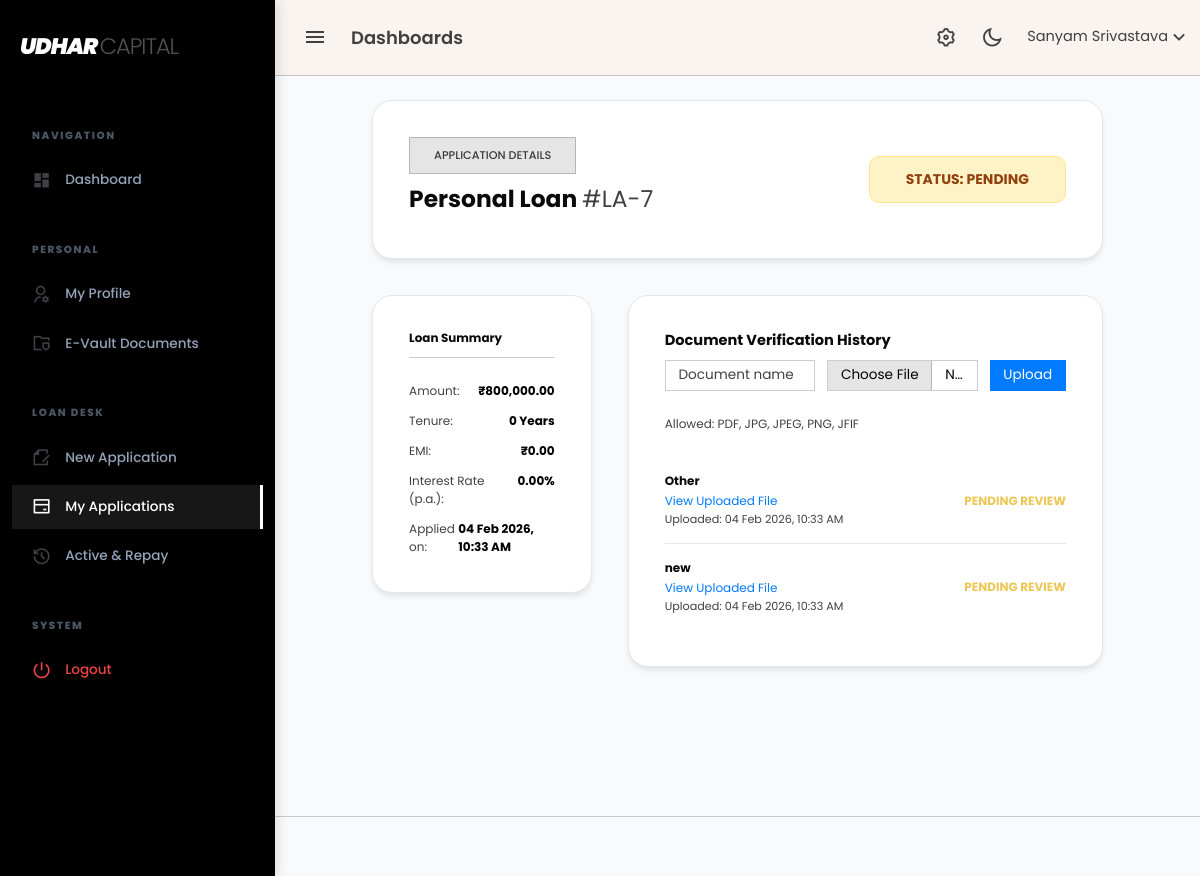
Page /customer/view-application-detail.php?id=7 (signed in) on the earlier database version.
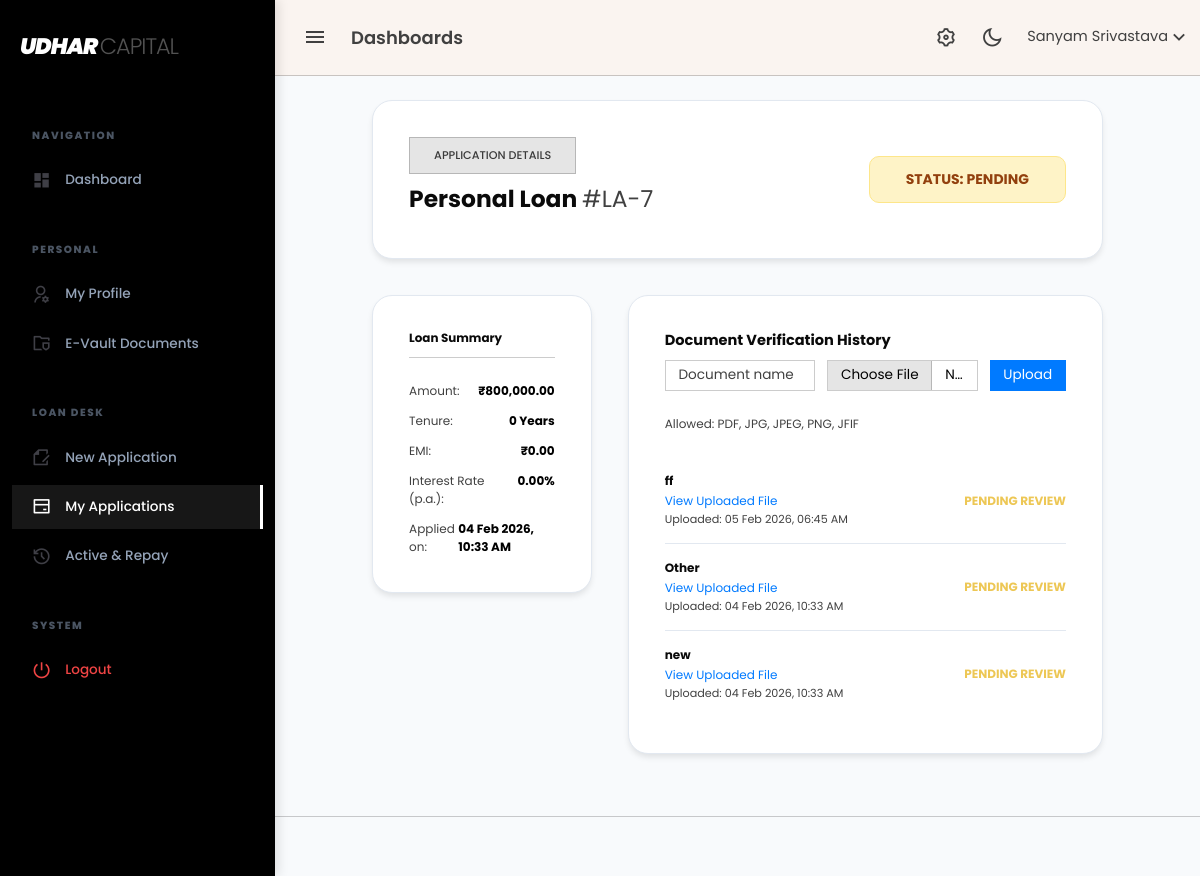
Same page on the later database version.
### tables this page shows
CREATE TABLE `loan_applications` (
  `id` bigint(20) UNSIGNED NOT NULL,
  `customer_id` bigint(20) UNSIGNED NOT NULL,
  `service_id` bigint(20) UNSIGNED NOT NULL,
  `assigned_staff_id` bigint(20) UNSIGNED DEFAULT NULL,
  `assigned_by` bigint(20) UNSIGNED DEFAULT NULL,
  `assigned_at` timestamp NULL DEFAULT NULL,
  `interest_rate` decimal(5,2) NOT NULL DEFAULT 0.00,
  `requested_amount` decimal(15,2) NOT NULL,
  `tenure_years` int(11) NOT NULL,
  `emi_amount` decimal(15,2) NOT NULL,
  `status` enum('pending','approved','rejected','disbursed') DEFAULT 'pending',
  `created_at` timestamp NOT NULL DEFAULT current_timestamp(),
  `rejection_note` text DEFAULT NULL
);

CREATE TABLE `services` (
  `id` bigint(20) UNSIGNED NOT NULL,
  `category_id` bigint(20) UNSIGNED NOT NULL,
  `sub_category_id` bigint(20) UNSIGNED NOT NULL,
  `service_name` varchar(255) NOT NULL,
  `title` varchar(255) NOT NULL,
  `slug` varchar(255) NOT NULL,
  `short_description` text DEFAULT NULL,
  `long_description` longtext DEFAULT NULL,
  `hero_image` varchar(255) DEFAULT NULL,
  `created_at` timestamp NULL DEFAULT current_timestamp(),
  `updated_at` timestamp NULL DEFAULT current_timestamp() ON UPDATE current_timestamp()
);

CREATE TABLE `loan_application_docs` (
  `id` bigint(20) UNSIGNED NOT NULL,
  `loan_application_id` bigint(20) UNSIGNED NOT NULL,
  `doc_name` varchar(255) NOT NULL,
  `doc_path` varchar(255) NOT NULL,
  `created_at` timestamp NOT NULL DEFAULT current_timestamp(),
  `status` enum('pending','verified','rejected') DEFAULT 'pending',
  `rejection_reason` text DEFAULT NULL
);

### customer/view-application-detail.php (the view, shortened to what this page needs)
<?php
include 'header.php';
$loan_id = (int)$_GET['id'];
$customer_id = $_SESSION['customer_id'];
$query = "SELECT la.*, s.service_name FROM loan_applications la
          JOIN services s ON la.service_id = s.id
          WHERE la.id = $loan_id AND la.customer_id = $customer_id";
$res = mysqli_query($conn, $query);
$loan = mysqli_fetch_assoc($res);
$docQuery = "SELECT * FROM loan_application_docs WHERE loan_application_id = $loan_id ORDER BY created_at DESC";
$docs = mysqli_query($conn, $docQuery);
include 'topbar.php';
include 'sidebar.php';
?>
<div class="content-page">
    <div class="container-fluid">
        <div class="row justify-content-center">
            <div class="col-lg-10">
                <div class="card-modern p-4 mb-4">
                    <div class="row align-items-center">
                        <div class="col-md-8">
                            <span class="badge bg-light text-muted border px-3 py-2 mb-2">APPLICATION DETAILS</span>
                            <h3 class="fw-bold text-dark"><?= htmlspecialchars($loan['service_name']) ?> <span class="text-muted fw-normal">#LA-<?= $loan_id ?></span></h3>
                        </div>
                        <div class="col-md-4 text-md-end">
                            <?php
                                $statusClass = 'pending';
                            ?>
                            <div class="status-badge-<?= $statusClass ?> d-inline-block px-4 py-2 fw-bold">
                                STATUS: <?= strtoupper($loan['status']) ?>
                            </div>
                        </div>
                    </div>
                </div>
                <div class="row g-4">
                    <div class="col-lg-4">
                        <div class="card-modern p-4">
                            <h6 class="fw-bold text-dark border-bottom pb-2 mb-3">Loan Summary</h6>
                            <div class="d-flex justify-content-between mb-2">
                                <span class="text-muted small">Amount:</span>
                                <span class="fw-bold small">&#8377;<?= number_format($loan['requested_amount'], 2) ?></span>
                            </div>
                            <div class="d-flex justify-content-between mb-2">
                                <span class="text-muted small">Tenure:</span>
                                <span class="fw-bold small"><?= $loan['tenure_years'] ?? 'N/A' ?> Years</span>
                            </div>
                            <div class="d-flex justify-content-between mb-2">
                                <span class="text-muted small">EMI:</span>
                                <span class="fw-bold small">&#8377;<?= number_format($loan['emi_amount'], 2) ?></span>
                            </div>
                            <div class="d-flex justify-content-between mb-2">
                                <span class="text-muted small">Interest Rate (p.a.):</span>
                                <span class="fw-bold small"><?= number_format((float)$loan['interest_rate'], 2) ?>%</span>
                            </div>
                            <div class="d-flex justify-content-between">
                                <span class="text-muted small">Applied on:</span>
                                <span class="fw-bold small"><?= date('d M Y, h:i A', strtotime($loan['created_at'])) ?></span>
                            </div>
                        </div>
                    </div>
                    <div class="col-lg-8">
                        <div class="card-modern p-4">
                            <div class="d-flex align-items-center justify-content-between flex-wrap gap-2 mb-3">
                                <h5 class="fw-bold text-dark mb-0">Document Verification History</h5>
                                <?php if ($loan['status'] !== 'disbursed'): ?>
                                    <form action="db/get_documents.php?action=upload" method="POST" enctype="multipart/form-data" class="d-flex gap-2 align-items-center">
                                        <input type="text" name="doc_name" class="form-control form-control-sm" placeholder="Document name" required>
                                        <input type="file" name="doc_file" class="form-control form-control-sm" required>
                                        <button type="submit" class="btn btn-sm btn-primary">Upload</button>
                                    </form>
                                <?php endif; ?>
                            </div>
                            <div class="small text-muted mb-3">Allowed: PDF, JPG, JPEG, PNG, JFIF</div>
                            <?php if(mysqli_num_rows($docs) > 0): ?>
                                <?php while($d = mysqli_fetch_assoc($docs)): ?>
                                    <div class="doc-row">
                                        <div class="row align-items-center">
                                            <div class="col-md-7">
                                                <div class="fw-bold text-dark small"><?= htmlspecialchars($d['doc_name']) ?></div>
                                                <a href="../<?= $d['doc_path'] ?>" target="_blank" class="text-decoration-none small text-primary"><i class="fas fa-external-link-alt"></i> View Uploaded File</a>
                                                <div class="text-muted" style="font-size: 0.7rem;">Uploaded: <?= date('d M Y, h:i A', strtotime($d['created_at'])) ?></div>
                                            </div>
                                            <div class="col-md-5 text-md-end mt-2 mt-md-0">
                                                <?php if($d['status'] == 'verified'): ?>
                                                    <span class="text-success small fw-bold"><i class="fas fa-check-circle"></i> VERIFIED</span>
                                                <?php else: ?>
                                                    <span class="text-warning small fw-bold"><i class="fas fa-clock"></i> PENDING REVIEW</span>
                                                <?php endif; ?>
                                            </div>
                                        </div>
                                    </div>
                                <?php endwhile; ?>
                            <?php else: ?>
                                <p class="text-center text-muted py-4">No documents found for this application.</p>
                            <?php endif; ?>
                        </div>
                    </div>
                </div>
            </div>
        </div>
    </div>
</div>
<?php include 'footer.php'; ?>

### customer/header.php (shortened to what this page needs)
<!DOCTYPE html>
<html lang="en">
<head>
	<link rel="stylesheet" href="assets/vendor/daterangepicker/daterangepicker.css">
	<link rel="stylesheet" href="assets/vendor/admin-resources/jquery.vectormap/jquery-jvectormap-1.2.2.css">
	<link href="assets/css/app.min.css" rel="stylesheet" type="text/css" id="app-style" />
	<link href="assets/css/icons.min.css" rel="stylesheet" type="text/css" />
</head>
<body>
	<div class="wrapper">

### customer/topbar.php (shortened to what this page needs)
<div class="navbar-custom">
    <div class="topbar container-fluid">
        <div class="d-flex align-items-center gap-1">
            <button class="button-toggle-menu">
                <i class="mdi mdi-menu"></i>
            </button>
            <h4 class="page-title d-none d-sm-block">Dashboards</h4>
        </div>
        <ul class="topbar-menu d-flex align-items-center gap-3">
            <li class="d-none d-sm-inline-block">
                <a class="nav-link" data-bs-toggle="offcanvas" href="#theme-settings-offcanvas">
                    <span class="ri-settings-3-line fs-22"></span>
                </a>
            </li>
            <li class="d-none d-sm-inline-block">
                <div class="nav-link" id="light-dark-mode">
                    <i class="ri-moon-line fs-22"></i>
                </div>
            </li>
            <li class="dropdown">
                <a class="nav-link dropdown-toggle arrow-none nav-user" data-bs-toggle="dropdown" href="#" role="button" aria-haspopup="false" aria-expanded="false">
                    <span class="d-lg-block d-none">
                        <h5 class="my-0 fw-normal"> <?php echo   $_SESSION['customer_name'] ?? 'Customer' ?><i class="ri-arrow-down-s-line fs-22 d-none d-sm-inline-block align-middle"></i></h5>
                    </span>
                </a>
            </li>
        </ul>
    </div>
</div>

### customer/sidebar.php (shortened to what this page needs)
<?php
$current_page = basename($_SERVER['PHP_SELF']);
?>
<div class="leftside-menu">
    <a href="dashboard.php" class="logo-lg">
        <span class="logo-text">UDHAR <span class="logo-sub">CAPITAL</span></span>
    </a>
    <div data-simplebar class="h-100">
        <ul class="side-nav">
            <li class="side-nav-title">Navigation</li>
            <li class="side-nav-item <?= ($current_page == 'dashboard.php') ? 'active' : '' ?>">
                <a href="dashboard.php" class="side-nav-link">
                    <i class="ri-dashboard-fill"></i>
                    <span>Dashboard</span>
                </a>
            </li>
            <li class="side-nav-title">Personal</li>
            <li class="side-nav-item <?= ($current_page == 'profile.php') ? 'active' : '' ?>">
                <a href="profile.php" class="side-nav-link">
                    <i class="ri-user-settings-line"></i>
                    <span>My Profile</span>
                </a>
            </li>
            <li class="side-nav-item <?= ($current_page == 'documents.php') ? 'active' : '' ?>">
                <a href="documents.php" class="side-nav-link">
                    <i class="ri-folder-shield-2-line"></i>
                    <span>E-Vault Documents</span>
                </a>
            </li>
            <li class="side-nav-title">Loan Desk</li>
            <li class="side-nav-item <?= ($current_page == 'loan-application.php' || $current_page == 'apply-loan.php') ? 'active' : '' ?>">
                <a href="../apply-loan.php" class="side-nav-link">
                    <i class="ri-file-edit-line"></i>
                    <span>New Application</span>
                </a>
            </li>
            <li class="side-nav-item <?= ($current_page == 'my-applications.php' || $current_page == 'view-application-detail.php') ? 'active' : '' ?>">
                <a href="my-applications.php" class="side-nav-link">
                    <i class="ri-bank-card-line"></i>
                    <span>My Applications</span>
                </a>
            </li>
            <li class="side-nav-item <?= ($current_page == 'repayments.php') ? 'active' : '' ?>">
                <a href="repayments.php" class="side-nav-link">
                    <i class="ri-history-line"></i>
                    <span>Active & Repay</span>
                </a>
            </li>
            <li class="side-nav-title">System</li>
            <li class="side-nav-item">
                <a href="db/auth-logout.php" class="side-nav-link" style="color: #ef4444 !important;">
                    <i class="ri-shut-down-line" style="color: #ef4444 !important;"></i>
                    <span>Logout</span>
                </a>
            </li>
        </ul>
    </div>
</div>

### customer/footer.php (shortened to what this page needs)
				<footer class="footer">
				</footer>
			</div>
</body>
</html>

### customer/sidebar.php (style rules this page uses)
:root { --nav-bg: #000000; --nav-text: #94a3b8; --nav-active: #ffffff; --nav-hover-bg: #171717; }
.leftside-menu { background: var(--nav-bg) !important; box-shadow: 4px 0 10px rgba(0,0,0,0.1); width: 260px; }
.side-nav-title { color: #4b5563 !important; font-size: 0.65rem !important; text-transform: uppercase !important; letter-spacing: 0.15em !important; font-weight: 800 !important; padding: 24px 20px 10px !important; }
.side-nav-link { color: var(--nav-text) !important; font-weight: 500 !important; font-size: 0.85rem !important; padding: 12px 20px !important; transition: all 0.3s ease !important; display: flex !important; align-items: center !important; text-decoration: none !important; }
.side-nav-link i { font-size: 1.2rem !important; margin-right: 14px !important; color: #3f3f46 !important; transition: color 0.3s ease; }
.side-nav-item.active .side-nav-link { color: var(--nav-active) !important; background: var(--nav-hover-bg); border-right: 3px solid #ffffff; }
.side-nav-item.active i { color: #ffffff !important; }
.logo-lg { padding: 30px 20px; display: block; text-decoration: none; }
.logo-text { color: white; font-weight: 900; font-size: 1.4rem; letter-spacing: -1px; font-style: italic; }
.logo-sub { color: #525252; font-weight: 300; font-style: normal; }

### customer/view-application-detail.php (style rules this page uses)
:root { --slate-900: #0f172a; --slate-200: #e2e8f0; }
.content-page { background-color: #f8fafc; min-height: 100vh; padding-bottom: 50px; }
.card-modern { border: 1px solid var(--slate-200); border-radius: 20px; background: #fff; box-shadow: 0 4px 6px -1px rgb(0 0 0 / 0.1); }
.doc-row { border-bottom: 1px solid var(--slate-200); padding: 15px 0; }
.doc-row:last-child { border-bottom: none; }
.status-badge-pending { background: #fef3c7; color: #92400e; border: 1px solid #fde68a; border-radius: 10px; }

Differences in the rows shown:
added loan_application_docs: doc_name "ff", created_at "05 Feb 2026, 06:45 AM", status "PENDING REVIEW"
